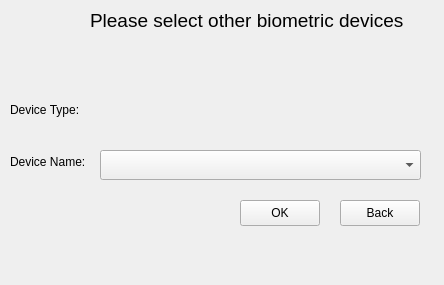
<?xml version="1.0" encoding="UTF-8"?>
<ui version="4.0">
 <class>BioDevicesWidget</class>
 <widget class="QWidget" name="BioDevicesWidget">
  <property name="geometry">
   <rect>
    <x>0</x>
    <y>0</y>
    <width>444</width>
    <height>285</height>
   </rect>
  </property>
  <property name="windowTitle">
   <string>Form</string>
  </property>
  <widget class="QLabel" name="lblTitle">
   <property name="geometry">
    <rect>
     <x>90</x>
     <y>0</y>
     <width>331</width>
     <height>40</height>
    </rect>
   </property>
   <property name="font">
    <font>
     <pointsize>14</pointsize>
    </font>
   </property>
   <property name="text">
    <string>Please select other biometric devices</string>
   </property>
   <property name="alignment">
    <set>Qt::AlignJustify|Qt::AlignVCenter</set>
   </property>
  </widget>
  <widget class="QLabel" name="lblDeviceType">
   <property name="geometry">
    <rect>
     <x>10</x>
     <y>100</y>
     <width>80</width>
     <height>20</height>
    </rect>
   </property>
   <property name="text">
    <string>Device Type:</string>
   </property>
  </widget>
  <widget class="QLabel" name="lblDeviceName">
   <property name="geometry">
    <rect>
     <x>10</x>
     <y>152</y>
     <width>80</width>
     <height>20</height>
    </rect>
   </property>
   <property name="text">
    <string>Device Name:</string>
   </property>
  </widget>
  <widget class="QComboBox" name="cmbDeviceName">
   <property name="geometry">
    <rect>
     <x>100</x>
     <y>150</y>
     <width>321</width>
     <height>30</height>
    </rect>
   </property>
  </widget>
  <widget class="QPushButton" name="btnOK">
   <property name="geometry">
    <rect>
     <x>240</x>
     <y>200</y>
     <width>80</width>
     <height>26</height>
    </rect>
   </property>
   <property name="text">
    <string>OK</string>
   </property>
  </widget>
  <widget class="QPushButton" name="btnBack">
   <property name="geometry">
    <rect>
     <x>340</x>
     <y>200</y>
     <width>80</width>
     <height>26</height>
    </rect>
   </property>
   <property name="text">
    <string>Back</string>
   </property>
  </widget>
  <zorder>lblTitle</zorder>
  <zorder>lblDeviceType</zorder>
  <zorder>lblDeviceName</zorder>
  <zorder>cmbDeviceName</zorder>
  <zorder>btnBack</zorder>
  <zorder>btnOK</zorder>
 </widget>
 <resources/>
 <connections/>
</ui>
